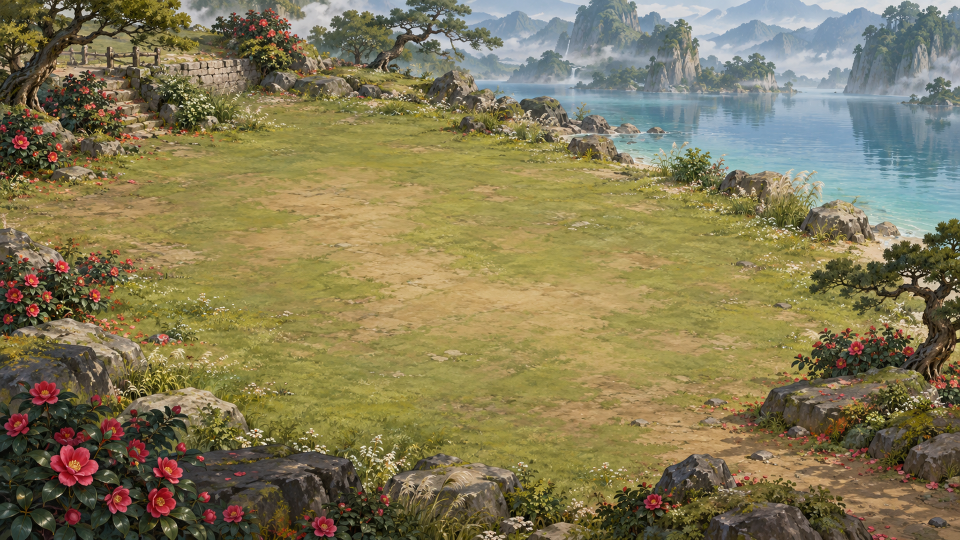
#> input picture assets/art/bg/bg_dali_wild.png, 1920 x 1080 px (shown at 1/2 size)
$ python -i import_art.py   (imports and definitions only)
#> lines starting #> are read from the running program, lines starting #| are printed output that depends on the picture
#!/usr/bin/env python3
"""美術匯入工具（docs/ART_REQUEST.md）。只需要 Python 3 + Pillow 10。

用法（在專案根目錄）：
    python -I tools/import_art.py                 # 處理 assets/art_in/ → assets/art/，更新 data/art.json 的 placeholder 旗標
    python -I tools/import_art.py --placeholders  # 重新產生暫代圖到 assets/art/placeholder/
    python -I tools/import_art.py --inbox DIR --out DIR --art-json FILE --no-json-update   # 測試用
    python -I tools/import_art.py --snapshot      # 「空手重畫前」快照（玩家／造型／門派服裝的圖）後結束
    python -I tools/import_art.py --only "fx_weapon_*" --only "icon_weapon_*"   # 只處理符合的檔名

覆寫備份（M3C_PLAN §2.5）：寫任何輸出檔之前，若目的檔存在且內容不同，先複製到
<--backup-root>/<YYYY-MM-DD>/<子目錄>/<檔名>（同名已存在且內容不同時加 -HHMMSS）；備份失敗＝該檔不覆寫。

做的事：
  * 依檔名分類：bg_<region>.png、unit_<id>_<pose>.png、fx_<name>.png、tile_escape.png；
    M3c：map_*.png（地圖美術）、fx_weapon_*.png／fx_skill_*.png（武器特效）、icon_weapon_*.png（武器小圖示）；
    其餘檔名警告後略過。
  * 檢查尺寸；角色／特效要有透明背景。沒有透明但背景是接近單色 → 從四個角 flood-fill 去背並警告；
    背景不是單色 → 錯誤並略過。
  * 角色：裁掉透明邊、art.json 標 "flip": true 的左右翻轉、等比縮放到固定高度的畫布（腳在底部中央）。
  * 背景：cover 縮放＋置中裁切成 1920x1080。
  * 特效：裁邊後等比放進 512x512（tile_escape 512x256）。
  * 地圖：map_world_base cover 2400x1800（偏離 4:3 超過 1% 警告）；map_region_bg cover 1024x1024；
    房間框 384x192、標題框 1024x256 不裁邊；你在這裡／圖示 256x256、羅盤 512x512 裁邊後置中。
    武器特效 1024x512 裁邊後靠左、垂直置中（起點＝手＝左緣中點）；武器圖示 256x256 裁邊後置中。
  * 輸出到 <out>/units/、<out>/bg/、<out>/fx/、<out>/map/、<out>/icons/；內容相同就不重寫（可重複執行）。
  * 依 art.json 列出需求清單的狀態（已有正式圖／本次匯入／暫代圖／缺）。
"""
from __future__ import annotations

import argparse
import datetime
import fnmatch
import io
import json
import math
import os
import random
import shutil
import sys

from PIL import Image, ImageChops, ImageDraw, ImageFilter

ROOT = os.path.dirname(os.path.dirname(os.path.abspath(__file__)))
DEF_INBOX = os.path.join(ROOT, "assets", "art_in")
DEF_OUT = os.path.join(ROOT, "assets", "art")
DEF_ART_JSON = os.path.join(ROOT, "data", "art.json")
DEF_BACKUP_ROOT = "K:/Project/JY-Mini-OL-Work/art_backup"

UNIT_H = 256            # 角色正規化畫布高度（px）；腳貼底、水平置中
UNIT_TOP_PAD = 4
UNIT_SIDE_PAD = 4
UNIT_SRC_SIZE = 1024    # 需求規格
BG_W, BG_H = 1920, 1080
FX_SIZE = {"tile_escape": (512, 256)}
FX_DEFAULT = (512, 512)
POSES = ("idle", "attack", "hurt")
ALPHA_TRIM = 10         # 透明度低於此值視為透明（裁邊用）
BG_TOL = 34             # 去背：與背景色的容許差
UNIFORM_MIN = 0.90      # 去背：邊框像素有多少比例接近背景色才算「單色背景」

# ---- M3c（M3C_PLAN §2.3、§2.5）：地圖美術、武器特效、武器小圖示
MAP_KEYS = ("world_base", "region_bg", "node_room", "node_current", "node_fog", "marker_here", "compass", "frame_title")
MAP_ICON_KEYS = ("city", "sect", "cave", "wild", "station", "inn", "shop", "master", "record", "field", "wood",
                 "water", "stove", "danger", "quest", "exit")
WEAPON_FX_KEYS = ("sword", "blade", "staff", "whip", "fist", "claw", "stab", "hidden")
SKILL_FX_KEYS = ("inner", "poison", "medic", "formation")
WEAPON_ICON_KEYS = ("sword", "blade", "staff", "whip", "claw", "fist")
# 檔名 → (處理方式, 尺寸)。cover＝cover 縮放置中裁切（可不透明）；frame＝要透明、不裁邊、contain 置中；
# trim＝要透明、裁邊後 contain 置中；trim_left＝要透明、裁邊後靠左、垂直置中
MAP_SPEC = {"map_world_base": ("cover", (2400, 1800)), "map_region_bg": ("cover", (1024, 1024)),
            "map_node_room": ("frame", (384, 192)), "map_node_current": ("frame", (384, 192)),
            "map_node_fog": ("frame", (384, 192)), "map_marker_here": ("trim", (256, 256)),
            "map_compass": ("trim", (512, 512)), "map_frame_title": ("frame", (1024, 256))}
# [1 line not run here, left out]
WEAPON_FX_SPEC = {"fx_weapon_" + k: ("trim_left", (1024, 512)) for k in WEAPON_FX_KEYS}
# [1 line not run here, left out]
WEAPON_ICON_SPEC = {"icon_weapon_" + k: ("trim", (256, 256)) for k in WEAPON_ICON_KEYS}
# art.json 區塊 → 輸出子資料夾
FILE_SECTIONS = {"map": "map", "map_icons": "map", "weapon_fx": "fx", "weapon_icons": "icons"}
WORLD_ASPECT_TOL = 0.01
# 「空手重畫前」快照涵蓋的檔名前綴（unit_<前綴>_*）
SNAPSHOT_PREFIXES = ("player", "look", "shaolin", "huashan", "wudang", "quanzhen", "xuedao", "xingxiu", "emei",
                     "hengshan", "gumu", "lingjiu", "gaibang")


class Report:
    # [10 lines left out: function __init__, not called in this run]

    def warn(self, msg: str) -> None:
        self.warnings.append(msg)

    def error(self, msg: str) -> None:
        self.errors.append(msg)


# ---------------------------------------------------------------- 共用影像處理

# [20 lines left out: functions has_real_alpha, _border_pixels, not called in this run]


def _median_color(pixels: list[tuple]) -> tuple:
    chans = list(zip(*pixels))
    return tuple(sorted(c)[len(c) // 2] for c in chans[:3])


def _close(c: tuple, ref: tuple, tol: int) -> bool:
    return max(abs(c[0] - ref[0]), abs(c[1] - ref[1]), abs(c[2] - ref[2])) <= tol


# [30 lines left out: functions remove_uniform_background, ensure_alpha, not called in this run]


def trim(img: Image.Image) -> Image.Image | None:
    a = img.getchannel("A").point(lambda v: 255 if v >= ALPHA_TRIM else 0)
    box = a.getbbox()
    if box is None:
        return None
    return img.crop(box)


def resize_rgba(img: Image.Image, size: tuple[int, int]) -> Image.Image:
    # 預乘 alpha 再縮放，避免透明邊出現黑邊
    return img.convert("RGBa").resize(size, Image.LANCZOS).convert("RGBA")


def normalize_unit(img: Image.Image, flip: bool = False) -> Image.Image | None:
    t = trim(img)
    if t is None:
        return None
    if flip:
        t = t.transpose(Image.FLIP_LEFT_RIGHT)
    tw, th = t.size
    target_h = UNIT_H - UNIT_TOP_PAD
    s = target_h / th
    nw = max(1, round(tw * s))
    t = resize_rgba(t, (nw, target_h))
    cw = nw + 2 * UNIT_SIDE_PAD
    cw += cw % 2
    canvas = Image.new("RGBA", (cw, UNIT_H), (0, 0, 0, 0))
    canvas.alpha_composite(t, ((cw - nw) // 2, UNIT_H - target_h))
    return canvas


# [81 lines left out: functions cover, contain_rgba, backup_subdir, backup_existing, save_png, not called in this run]


# ---------------------------------------------------------------- art.json

def load_art_json(path: str) -> dict:
    with open(path, "r", encoding="utf-8") as f:
        return json.load(f)


def dump_art_json(art: dict) -> str:
    return json.dumps(art, ensure_ascii=False, indent=2) + "\n"


# [276 lines left out: functions unit_sprites, bg_files, fx_files, section_files, request_list, classify and 7 more, not called in this run]


# ---------------------------------------------------------------- 暫代圖（程式產生）

def _lerp(a, b, t):
    return tuple(int(round(a[i] + (b[i] - a[i]) * t)) for i in range(len(a)))


# [23 lines left out: functions _noise, _fbm, not called in this run]


def _colorize(mask, c0, c1):
    return Image.composite(Image.new("RGB", mask.size, c1), Image.new("RGB", mask.size, c0), mask)


# [33 lines left out: functions _radial, _vgrad, _edge_mask, not called in this run]


def _layer(size):
    return Image.new("RGBA", size, (0, 0, 0, 0))


# [338 lines left out: functions _paste_deco, _tufts, _rock, _finish_bg, _ground, bg_xixia_wild and 5 more, not called in this run]


BG_GENERATORS = {
    "xixia_wild": bg_xixia_wild, "jingcheng_wild": bg_jingcheng_wild, "dali_wild": bg_dali_wild,
    "guiwang": bg_guiwang, "huashan": bg_huashan, "shaolin": bg_shaolin,
}

# ---- 角色（在 1024 畫布上畫，再經 normalize_unit 縮成 256 高 → 自然反鋸齒）

SKIN = (234, 200, 164)
HAIR = (40, 32, 30)


# [20 lines left out: function _shade, not called in this run]


def _ell(d, cx, cy, rx, ry, fill):
    d.ellipse([cx - rx, cy - ry, cx + rx, cy + ry], fill=fill + (255,) if len(fill) == 3 else fill)


# [135 lines left out: functions _rot_ellipse, _blade, _human, _aura, not called in this run]


def unit_human(look):
    return _shade(_human(look))


# [168 lines left out: functions unit_ghost, unit_guiwang, _animal, fx_hit, fx_slash, fx_palm and 1 more, not called in this run]


UNIT_GENERATORS = {
    "player_m": lambda: unit_human({"robe": (128, 112, 92), "sash": (84, 66, 50), "weapon": "sabre", "topknot": True,
                                    "band": (90, 70, 56)}),
    "player_f": lambda: unit_human({"robe": (150, 182, 206), "sash": (96, 120, 150), "weapon": "sabre", "female": True,
                                    "bun": True, "ribbon": (210, 90, 110), "tall": 0.94}),
    "shaolin_m": lambda: unit_human({"robe": (222, 150, 52), "sash": (120, 78, 40), "weapon": "fist", "bald": True,
                                     "collar": (196, 120, 40)}),
    "huashan_m": lambda: unit_human({"robe": (52, 104, 104), "sash": (34, 70, 72), "weapon": "sword", "topknot": True,
                                     "collar": (236, 236, 228), "band": (40, 60, 60)}),
    "huashan_f": lambda: unit_human({"robe": (60, 116, 112), "sash": (36, 74, 76), "weapon": "sword", "female": True,
                                     "bun": True, "ribbon": (230, 230, 220), "collar": (236, 236, 228), "tall": 0.94}),
    "m_rabbit": lambda: _animal("rabbit"),
    "m_bigrabbit": lambda: _animal("bigrabbit"),
    "m_wolf": lambda: _animal("wolf"),
    "m_boar": lambda: _animal("boar"),
    "m_bandit": lambda: unit_human({"robe": (62, 60, 66), "sash": (110, 40, 36), "weapon": "sabre", "topknot": True,
                                    "band": (30, 30, 30), "mask": (28, 28, 30), "blade": (160, 164, 170), "notch": True,
                                    "ragged": 2, "skin": (206, 168, 132)}),
    "m_ghost": unit_ghost,
    "m_guiwang": unit_guiwang,
}

FX_GENERATORS = {"fx_hit": fx_hit, "fx_slash": fx_slash, "fx_palm": fx_palm, "tile_escape": fx_tile_escape}


# [119 lines left out: functions make_placeholders, _snapshot_match, snapshot_units, main, not called in this run]


# [2 lines not run here, left out]

>>> import cv2
>>> picture = cv2.imread('../assets/art/bg/bg_dali_wild.png', cv2.IMREAD_GRAYSCALE)
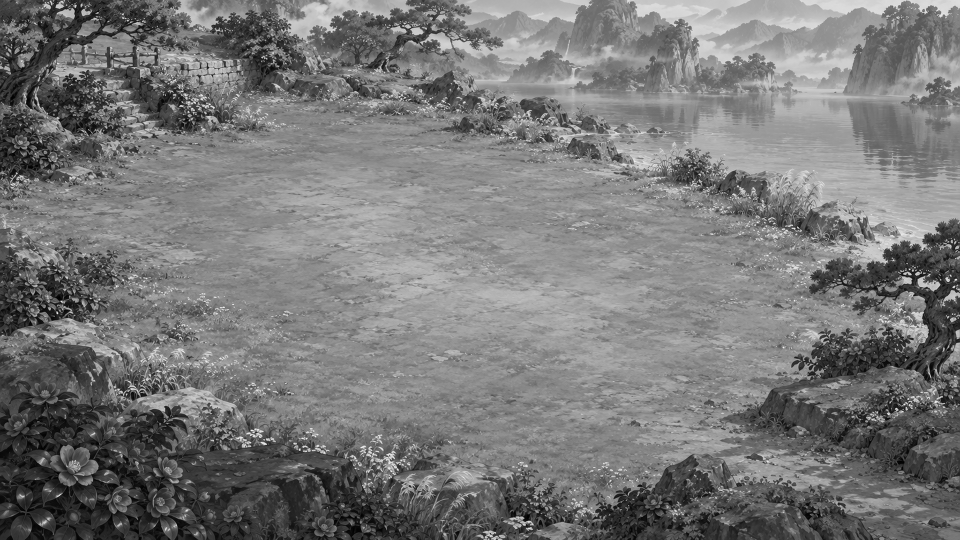
#> picture: shape (1080, 1920) (shown at 1/2 size); min 0, max 255, mean 119.9
>>> result = normalize_unit(picture)
#> (the run stopped early here; a loop or call above may not have finished)
